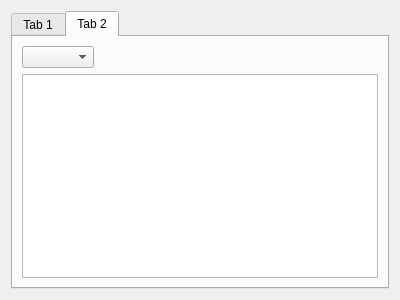
<?xml version="1.0" encoding="UTF-8"?>
<ui version="4.0">
 <class>GraphChart</class>
 <widget class="QDialog" name="GraphChart">
  <property name="geometry">
   <rect>
    <x>0</x>
    <y>0</y>
    <width>400</width>
    <height>300</height>
   </rect>
  </property>
  <property name="windowTitle">
   <string>Dialog</string>
  </property>
  <layout class="QVBoxLayout" name="verticalLayout">
   <item>
    <widget class="QTabWidget" name="tabWidget">
     <property name="currentIndex">
      <number>1</number>
     </property>
     <widget class="QWidget" name="tab_year">
      <attribute name="title">
       <string>Tab 1</string>
      </attribute>
      <layout class="QGridLayout" name="gridLayout">
       <item row="0" column="0">
        <widget class="QGraphicsView" name="gv_year"/>
       </item>
      </layout>
     </widget>
     <widget class="QWidget" name="tab_month">
      <attribute name="title">
       <string>Tab 2</string>
      </attribute>
      <layout class="QGridLayout" name="gridLayout_2">
       <item row="0" column="0">
        <widget class="QComboBox" name="cbox_month"/>
       </item>
       <item row="0" column="1">
        <spacer name="horizontalSpacer">
         <property name="orientation">
          <enum>Qt::Horizontal</enum>
         </property>
         <property name="sizeHint" stdset="0">
          <size>
           <width>40</width>
           <height>20</height>
          </size>
         </property>
        </spacer>
       </item>
       <item row="1" column="0" colspan="2">
        <widget class="QGraphicsView" name="gv_month"/>
       </item>
      </layout>
     </widget>
    </widget>
   </item>
  </layout>
 </widget>
 <resources/>
 <connections/>
</ui>
